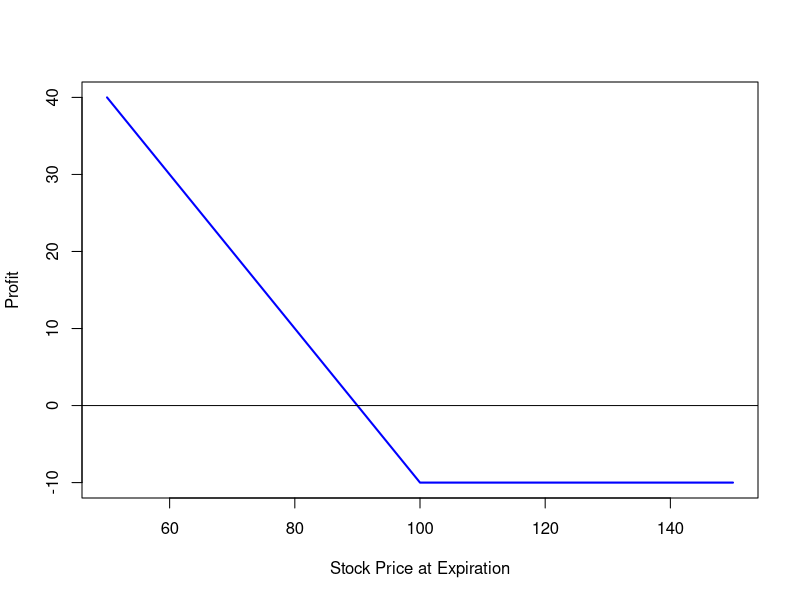
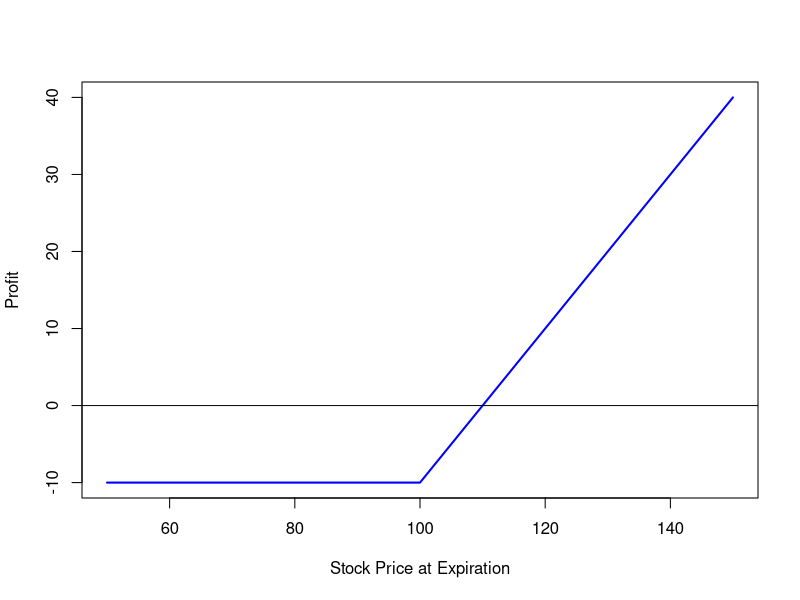

Source code (R) for these figures, in order:
# Define parameters
K <- 100  # Strike price of the put option

# Create a sequence of possible stock prices at expiration
stock_prices <- seq(50, 150, by = 1)

# Calculate the payoff of the put option at expiration
put_payoff <- pmax(K - stock_prices, 0) - 10

pdf("put.pdf", width=12, height = 7)
# Plot the payoff diagram
plot(stock_prices, put_payoff, type = "l", col = "blue", lwd = 2,
     xlab = "Stock Price at Expiration", ylab = "Profit")

# Add a line for the x-axis
abline(h = 0, col = "black")
dev.off()




# Calculate the payoff of the call option at expiration
call_payoff <- pmax(stock_prices - K, 0) - 10

pdf("call.pdf", width=12, height = 7)
# Plot the payoff diagram
plot(stock_prices, call_payoff, type = "l", col = "blue", lwd = 2,
     xlab = "Stock Price at Expiration", ylab = "Profit")

# Add a line for the x-axis
abline(h = 0, col = "black")
dev.off()
